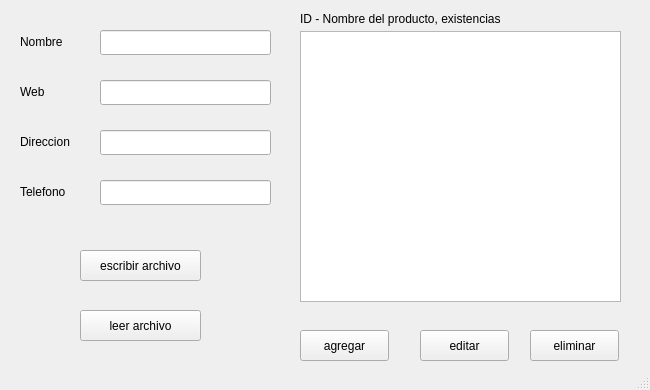
<?xml version="1.0" encoding="UTF-8"?>
<ui version="4.0">
 <class>MainWindow</class>
 <widget class="QMainWindow" name="MainWindow">
  <property name="geometry">
   <rect>
    <x>0</x>
    <y>0</y>
    <width>650</width>
    <height>390</height>
   </rect>
  </property>
  <property name="windowTitle">
   <string>MainWindow</string>
  </property>
  <widget class="QWidget" name="centralwidget">
   <widget class="QPushButton" name="btnEscribirArchivo">
    <property name="geometry">
     <rect>
      <x>80</x>
      <y>250</y>
      <width>121</width>
      <height>31</height>
     </rect>
    </property>
    <property name="text">
     <string>escribir archivo</string>
    </property>
   </widget>
   <widget class="QPushButton" name="btnLeerArchivo">
    <property name="geometry">
     <rect>
      <x>80</x>
      <y>310</y>
      <width>121</width>
      <height>31</height>
     </rect>
    </property>
    <property name="text">
     <string>leer archivo</string>
    </property>
   </widget>
   <widget class="QListWidget" name="listWidget">
    <property name="geometry">
     <rect>
      <x>300</x>
      <y>31</y>
      <width>321</width>
      <height>271</height>
     </rect>
    </property>
   </widget>
   <widget class="QPushButton" name="btnEditarProducto">
    <property name="geometry">
     <rect>
      <x>420</x>
      <y>330</y>
      <width>89</width>
      <height>31</height>
     </rect>
    </property>
    <property name="text">
     <string>editar</string>
    </property>
   </widget>
   <widget class="QPushButton" name="btnAgregarProducto">
    <property name="geometry">
     <rect>
      <x>300</x>
      <y>330</y>
      <width>89</width>
      <height>31</height>
     </rect>
    </property>
    <property name="text">
     <string>agregar</string>
    </property>
   </widget>
   <widget class="QPushButton" name="btnEliminarProdcuto">
    <property name="geometry">
     <rect>
      <x>530</x>
      <y>330</y>
      <width>89</width>
      <height>31</height>
     </rect>
    </property>
    <property name="text">
     <string>eliminar</string>
    </property>
   </widget>
   <widget class="QLabel" name="label">
    <property name="geometry">
     <rect>
      <x>20</x>
      <y>26</y>
      <width>71</width>
      <height>31</height>
     </rect>
    </property>
    <property name="text">
     <string>Nombre</string>
    </property>
   </widget>
   <widget class="QLabel" name="label_2">
    <property name="geometry">
     <rect>
      <x>20</x>
      <y>76</y>
      <width>71</width>
      <height>31</height>
     </rect>
    </property>
    <property name="text">
     <string>Web</string>
    </property>
   </widget>
   <widget class="QLabel" name="label_3">
    <property name="geometry">
     <rect>
      <x>20</x>
      <y>126</y>
      <width>71</width>
      <height>31</height>
     </rect>
    </property>
    <property name="text">
     <string>Direccion</string>
    </property>
   </widget>
   <widget class="QLabel" name="label_4">
    <property name="geometry">
     <rect>
      <x>20</x>
      <y>176</y>
      <width>71</width>
      <height>31</height>
     </rect>
    </property>
    <property name="text">
     <string>Telefono</string>
    </property>
   </widget>
   <widget class="QLineEdit" name="editNombreTienda">
    <property name="geometry">
     <rect>
      <x>100</x>
      <y>30</y>
      <width>171</width>
      <height>25</height>
     </rect>
    </property>
    <property name="maxLength">
     <number>15</number>
    </property>
   </widget>
   <widget class="QLineEdit" name="editWebTienda">
    <property name="geometry">
     <rect>
      <x>100</x>
      <y>80</y>
      <width>171</width>
      <height>25</height>
     </rect>
    </property>
    <property name="maxLength">
     <number>24</number>
    </property>
   </widget>
   <widget class="QLineEdit" name="editDireccionTienda">
    <property name="geometry">
     <rect>
      <x>100</x>
      <y>130</y>
      <width>171</width>
      <height>25</height>
     </rect>
    </property>
    <property name="maxLength">
     <number>24</number>
    </property>
   </widget>
   <widget class="QLineEdit" name="editTelefonoTienda">
    <property name="geometry">
     <rect>
      <x>100</x>
      <y>180</y>
      <width>171</width>
      <height>25</height>
     </rect>
    </property>
    <property name="maxLength">
     <number>8</number>
    </property>
   </widget>
   <widget class="QLabel" name="labelErrorNombreTienda">
    <property name="geometry">
     <rect>
      <x>100</x>
      <y>60</y>
      <width>171</width>
      <height>17</height>
     </rect>
    </property>
    <property name="text">
     <string/>
    </property>
   </widget>
   <widget class="QLabel" name="labelErrorWebTienda">
    <property name="geometry">
     <rect>
      <x>100</x>
      <y>110</y>
      <width>171</width>
      <height>17</height>
     </rect>
    </property>
    <property name="text">
     <string/>
    </property>
   </widget>
   <widget class="QLabel" name="labelErrorDireccionTienda">
    <property name="geometry">
     <rect>
      <x>100</x>
      <y>160</y>
      <width>171</width>
      <height>17</height>
     </rect>
    </property>
    <property name="text">
     <string/>
    </property>
   </widget>
   <widget class="QLabel" name="labelErrorTelefonoTienda">
    <property name="geometry">
     <rect>
      <x>100</x>
      <y>210</y>
      <width>171</width>
      <height>17</height>
     </rect>
    </property>
    <property name="text">
     <string/>
    </property>
   </widget>
   <widget class="QLabel" name="label_5">
    <property name="geometry">
     <rect>
      <x>300</x>
      <y>10</y>
      <width>261</width>
      <height>17</height>
     </rect>
    </property>
    <property name="text">
     <string>ID - Nombre del producto, existencias</string>
    </property>
   </widget>
  </widget>
  <widget class="QStatusBar" name="statusbar"/>
  <action name="actionType_Here">
   <property name="text">
    <string>Type Here</string>
   </property>
  </action>
 </widget>
 <resources/>
 <connections/>
</ui>
